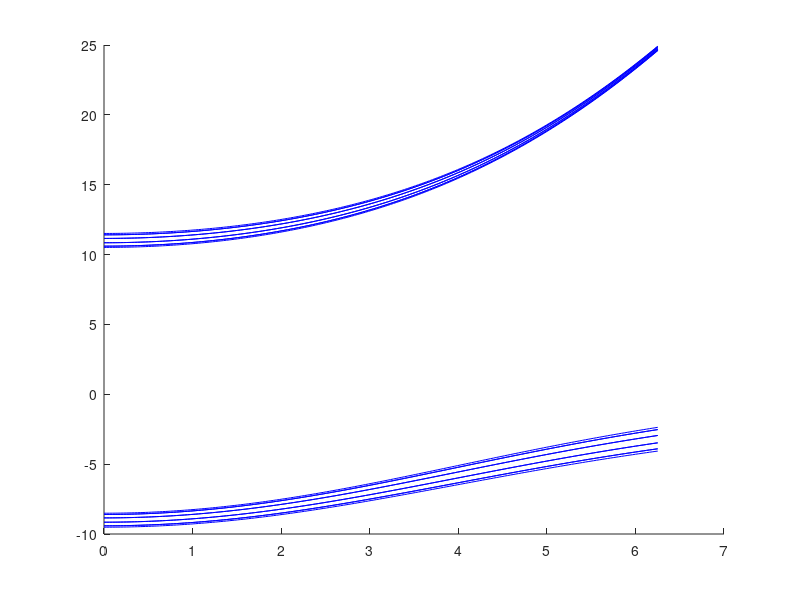

Reproduce this figure in MATLAB.
clc;
clearvars;
close all;

E_c = 1;
E_x = 1;
gamma_c = 0;
gamma_x = 0;
dk = 0.01;

xmax=200;%200
N=400;%400
dx=xmax/N;
x = -xmax/2:dx:xmax/2-dx;
kx = (0:N/2-1)*2*pi/xmax;
k2=kx.^2;
a = 1;% lattice constant

NG = 10;                           % number of G-vectors on each side
Glist = (-NG:NG) * (2*pi/a);     % reciprocal lattice vectors

Omega=10;
g_x=0;
alpha_c=0.5;

V_x = 1;

% for i=1:length(x)
%         % V(i)=(V_x*cos(k*(x(i)-pi/k)) + V_x)/2;
%         V(i)=V_x*cos(k*(x(i)-pi/k));
% end


%%
bands = zeros(2*NG, length(kx));
for i=1:length(kx)
    Pblock = (alpha_c*k2(i) + E_c)*diag(ones(1,NG));

    Oblock = Omega*diag(ones(1,NG));

    Eblock = V_x/2*(diag(ones(1,NG-1),1) + diag(ones(1,NG-1),-1));
    Eblock = Eblock + E_x*diag(ones(1,NG));

    %Boundary condition
    Eblock(1,end) = V_x/2;
    Eblock(end,1) = V_x/2;

    Mat = [Pblock, Oblock;Oblock, Eblock];

    E = eig(Mat);
    E = sort(real(E));
    bands(:, i) = E;

end

%%
figure;
hold on;
for n = 1:2*NG
    plot(kx, bands(n,:), 'b');
end